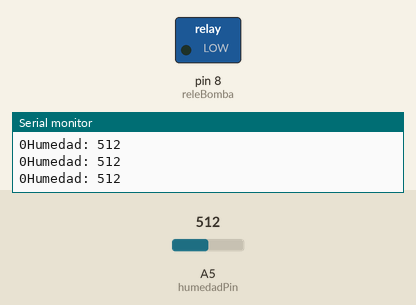
This sketch was run on a simulated Arduino Uno, built with avr-gcc and run on an emulated ATmega328P. On the bench: switched loads named in the sketch (green lamp = pin HIGH), the last lines printed to the serial monitor. Inputs (shaded band) come from the test bench; at power-on: A5 (humedadPin) = 512.

Above: at 1.2 s.
1.3 s: A5 (humedadPin) set to 417
2.8 s: A5 (humedadPin) set to 392
At 3.5 s:
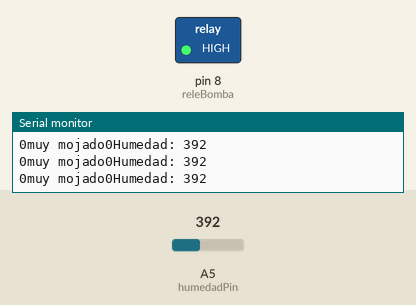
4.3 s: A5 (humedadPin) set to 683
5.8 s: A5 (humedadPin) set to 715
At 7.0 s:
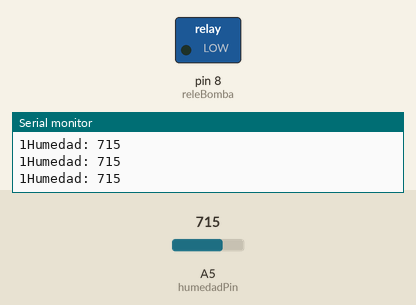
Timing chart, 0 to 8.8 s (numbered marks = the images above; inputs shaded):
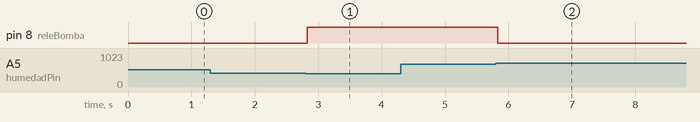

Measured:
- the behaviour switches between 400 and 399 on A5 (humedadPin) (found by bisection; images 0 and 1)
- the behaviour switches between 700 and 701 on A5 (humedadPin) (found by bisection; images 1 and 2)
- after the input at 2.8 s, pin 8 (releBomba): LOW → HIGH at once
- after the input at 5.8 s, pin 8 (releBomba): HIGH → LOW at once

The sketch:

bomba.ino
```cpp
const int humedadPin = A5;
const int releBomba = 8;
boolean bomba = false ;

void setup() {

  Serial.begin(9600);
  pinMode(releBomba, OUTPUT);
}

void loop() {

  // # rango de valores # 0 ~300 muy humedo # 300~700 intermedio # 700~1023 muy seco*
  int humedad = analogRead(humedadPin);
  Serial.print("Humedad: ");
  Serial.println(humedad);

  /*int lecturaPorcentaje = map(humedad, 1023, 0, 0, 100);
  Serial.print("La humedad es del: ");
  Serial.println(lecturaPorcentaje);
  */
  Serial.print(bomba);

  if(humedad > 700){

      if(bomba == false){

        digitalWrite(releBomba, LOW);
        bomba = true ;
      }

  }
  else if(humedad < 400){

        Serial.print("muy mojado");
        digitalWrite(releBomba, HIGH);
        Serial.print(bomba);
        bomba=false;
  }

}
```
